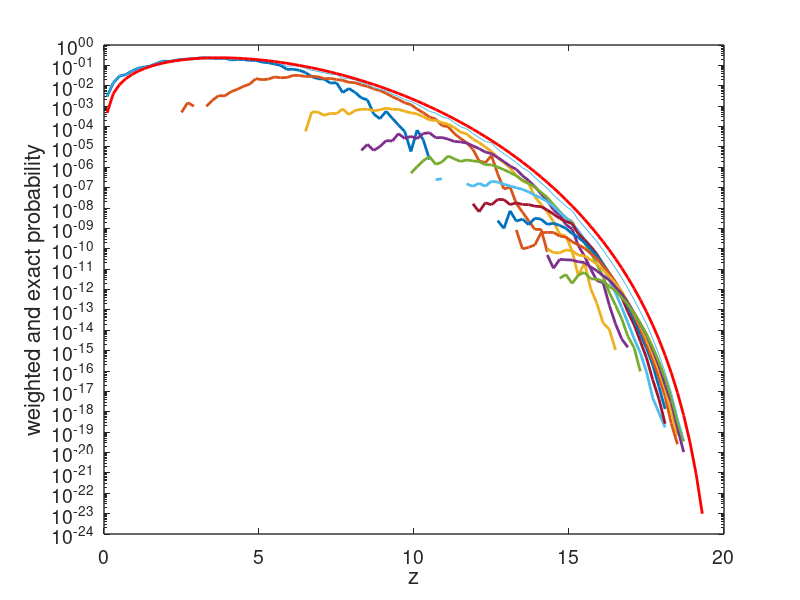
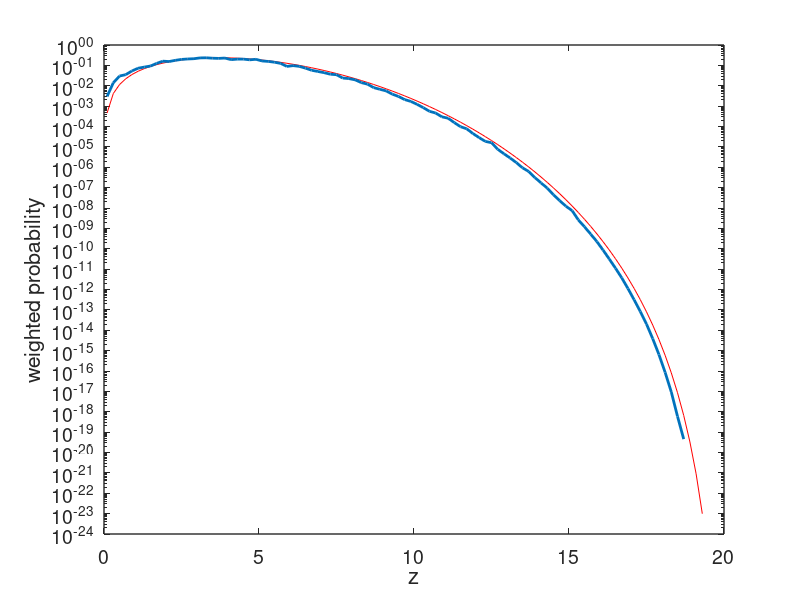
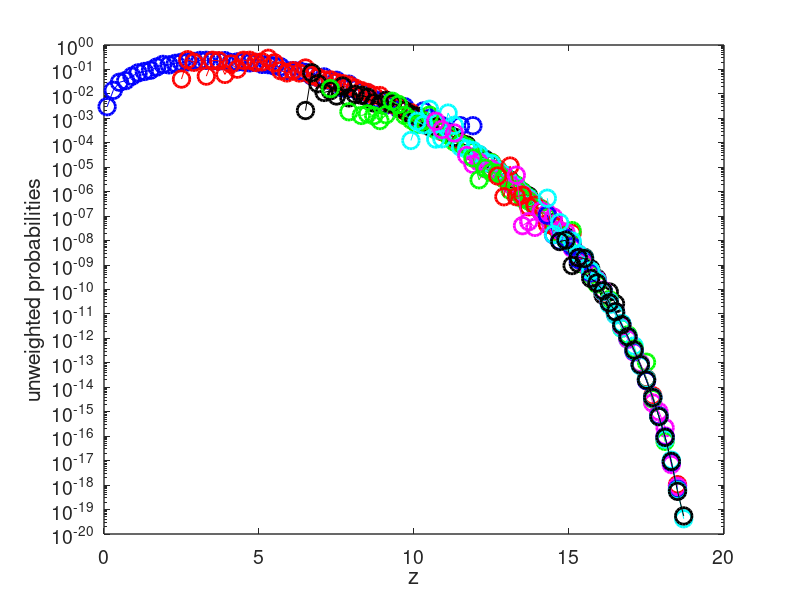
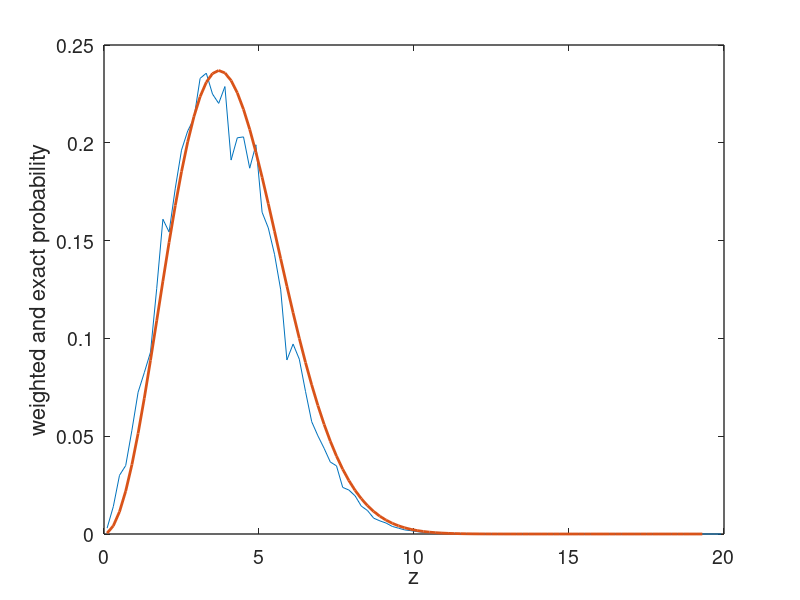

The MATLAB script that drew these images, in order:
function [binavg,cov] = lastname_firstname_hw2_prob3()
% The format is copied from the uploaded example
%

rng('default');
rng('shuffle');

%
% number of trials
%
trials = 1e4;

%
% number of steps
%
n=20;

%
% biasing parameters
%

bias = 1:12;

%
% plotting parameters for different biasings
%

plotstr=['bo' 'ro' 'ko' 'go' 'co' 'mo' 'go' 'ro' 'mo' 'bo' 'co' 'ko'];
linestr=['b-' 'r-' 'k-' 'g-' 'c-' 'm-' 'g-' 'r-' 'm-' 'b-' 'c-' 'k-'];

na=length(bias);
nbins=100;              % binning parameters
maxx=20;                % maximum distance from center
dx=maxx/nbins;
xbins=(dx/2:dx:maxx-dx/2);

%
% vectors to save results
%
binavg=zeros(1,nbins);
cdfavg=zeros(1,nbins);
cdcavg=zeros(1,nbins);
misvar=zeros(1,nbins);
nums=zeros(1,nbins);

sz = get(0,'ScreenSize');
wid=sz(3);
hyt=sz(4);

sigma2=n;

% start loop here

%
% loop through biasing parameters
%
for ka=1:na
% for ka=1:1
    
    sums=zeros(1,trials);
    ratios=ones(na,trials);
    
    %
    % now loop through adding the Gaussians
    %
    for j=1:n
        
        fprintf(1,' bias %4i, pass %4i\n',ka,j)
        if j==1
            dis=ones(trials,1);
            polar = acos(2*rand(trials,1)-1);
        else
            zzz=2*rand(trials,1).^(1/bias(ka))-1;
            polar=acos(zzz);
            dis=sqrt(dis.^2+1-2*dis.*cos(pi-polar));
            z=cos(polar);
        end
        %
        %   calculate all likelihood ratios for these samples
        %
        for kk=1:na
            if j==1
                ratio=1; % to make sure first step is 1
            else
                ratio=(((z+1)/2).^(1-bias(kk)))/bias(kk);
            end
            ratios(kk,:)=ratios(kk,:).*ratio';
        end
        
        sums=dis';
        
    end
    fprintf(1,'\n');
    
    %
    %   bin the results
    %
    
    %
    % balance heuristic
    %
    
    weight=1./(sum(1./ratios,1));
    
    %
    % bin the results
    %
    
    bintmp=zeros(1,nbins);
    binold=zeros(1,nbins);
    for j=1:nbins
        
        %
        % make an indicator function for every bin
        %
        indx=find((j*dx)<sums&sums<=((j+1)*dx));
        indc=find(sums<=((j+1)*dx));
        indr=find(sums>((j+1)*dx));
        if ~isempty(indx)
            binavg(j)=binavg(j)+sum(weight(indx))/trials;
            bintmp(j)=sum(weight(indx))/trials;
            binold(j)=sum(ratios(ka,indx))/trials;          % unweighted
        end
        nums(j)=nums(j)+length(weight(indx));
        
        estim=sum(weight(indx))/trials;                     % estimated value in bin
        %
        % Now set up and compute variance; get contribution from each
        % biasing distribution
        %
        tmpweight=zeros(size(weight));
        tmpweight(indx)=weight(indx);
        misvar(j)=misvar(j)+sum((tmpweight-estim*ones(size(tmpweight))).^2)/(trials*(trials-1));
        
        %
        % these lines compute cdf and 1-cdf
        %
        cdfavg(j)=cdfavg(j)+sum(weight(indc))/trials;
        cdcavg(j)=cdcavg(j)+sum(weight(indr))/trials;
    end
    %
    % Long equation to compare
    %
    N=20;
    rmax=maxx;
    r=1;
    i=1;
    p_check=[];
    % for r=0:0.2:rmax
    for r=xbins
        ro=r/rmax;
        L= @(x) 1/tanh(x)-1/x-ro;
        x0=0.5;
        linv = fzero(L,x0);
        p_check(i)=ro*linv/(rmax*sqrt((pi/(2*N^3))*(1-ro^2-2*ro/(linv)))) * exp(-N*ro*linv) * (sinh(linv)/linv)^N;
        i=i+1;
    end
    %
    % weighted probabilities
    %
    f1=figure(1);
    set(f1,'Position',[0.025*wid 0.525*hyt wid/3 hyt/3]);
    semilogy(xbins,bintmp/dx,'linewidth',2.0,'MarkerSize',12);
    a=gca;
    set(a,'linewidth',1.0,'FontSize',14);
    xlabel('z','FontSize',16);
    ylabel('weighted probabilities');
    drawnow;
    hold on;
    f2=figure(2);
    set(f2,'Position',[0.35*wid 0.525*hyt wid/3 hyt/3]);
    semilogy(xbins,p_check,'r-',xbins,binavg/dx,'linewidth',2.0);
    a=gca;
    set(a,'linewidth',1.0,'FontSize',14);
    xlabel('z','FontSize',16);
    ylabel('weighted probability');
    f3=figure(3);
    set(f3,'Position',[0.675*wid 0.525*hyt wid/3 hyt/3]);
    semilogy(xbins,binold/dx,linestr(2*ka-1:2*ka),xbins,binold/dx,plotstr(2*ka-1:2*ka),'linewidth',2.0,'MarkerSize',12);
    a=gca;
    set(a,'linewidth',1.0,'FontSize',14);
    xlabel('z','FontSize',16);
    ylabel('unweighted probabilities');
    hold on;
    pause(1);
end

%
% plot composite distribution
%
binavg=binavg/dx;
figure(1);
semilogy(xbins,binavg,xbins,p_check,'r-','linewidth',2);

a=gca;
set(a,'linewidth',1.0,'FontSize',14);
xlabel('z','FontSize',16);
ylabel('weighted and exact probability','FontSize',16);
drawnow;

hold off;

f4=figure(4);
set(f4,'Position',[0.025*wid 0.025*hyt wid/3 hyt/3]);

plot(xbins,binavg,xbins,p_check,'linewidth',2);
a=gca;
set(a,'linewidth',1.0,'FontSize',14);
xlabel('z','FontSize',16);
ylabel('weighted and exact probability','FontSize',16);

f5=figure(5);
set(f5,'Position',[0.35*wid 0.025*hyt wid/3 hyt/3]);
cov=sqrt(misvar)./binavg;
plot(xbins,cov,'linewidth',2);
a=gca;
set(a,'linewidth',1.0,'FontSize',14);
xlabel('z','FontSize',16);
ylabel('coefficient of variation','FontSize',16);

f6=figure(6);
set(f6,'Position',[0.675*wid 0.025*hyt wid/3 hyt/3]);
semilogy(xbins,nums,'linewidth',2);
a=gca;
set(a,'linewidth',1.0,'FontSize',14);
xlabel('z','FontSize',16);
ylabel('number of samples per bin','Fontsize',16);

figure(1);
hold off;
figure(2);
hold off;
figure(3);
hold off;
figure(4);
hold off;
figure(5);
hold off;
figure(6);
hold off;
binavg=binavg/sum(binavg);
end